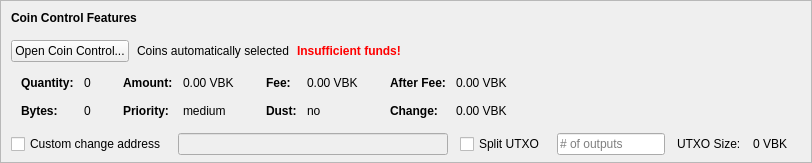
    <widget class="QFrame" name="frameCoinControl">
     <property name="sizePolicy">
      <sizepolicy hsizetype="Expanding" vsizetype="Expanding">
       <horstretch>0</horstretch>
       <verstretch>0</verstretch>
      </sizepolicy>
     </property>
     <property name="maximumSize">
      <size>
       <width>16777215</width>
       <height>16777215</height>
      </size>
     </property>
     <property name="frameShape">
      <enum>QFrame::StyledPanel</enum>
     </property>
     <property name="frameShadow">
      <enum>QFrame::Sunken</enum>
     </property>
     <layout class="QVBoxLayout" name="verticalLayoutCoinControl2">
      <property name="spacing">
       <number>0</number>
      </property>
      <property name="leftMargin">
       <number>0</number>
      </property>
      <property name="topMargin">
       <number>0</number>
      </property>
      <property name="rightMargin">
       <number>0</number>
      </property>
      <property name="bottomMargin">
       <number>6</number>
      </property>
      <item>
       <layout class="QVBoxLayout" name="verticalLayoutCoinControl" stretch="0,0,0,0,1">
        <property name="spacing">
         <number>0</number>
        </property>
        <property name="leftMargin">
         <number>10</number>
        </property>
        <property name="topMargin">
         <number>10</number>
        </property>
        <item>
         <layout class="QHBoxLayout" name="horizontalLayoutCoinControl1">
          <property name="bottomMargin">
           <number>15</number>
          </property>
          <item>
           <widget class="QLabel" name="labelCoinControlFeatures">
            <property name="sizePolicy">
             <sizepolicy hsizetype="Preferred" vsizetype="Maximum">
              <horstretch>0</horstretch>
              <verstretch>0</verstretch>
             </sizepolicy>
            </property>
            <property name="font">
             <font>
              <weight>75</weight>
              <bold>true</bold>
             </font>
            </property>
            <property name="styleSheet">
             <string notr="true">font-weight:bold;</string>
            </property>
            <property name="text">
             <string>Coin Control Features</string>
            </property>
           </widget>
          </item>
         </layout>
        </item>
        <item>
         <layout class="QHBoxLayout" name="horizontalLayoutCoinControl2" stretch="0,0,0,0">
          <property name="spacing">
           <number>8</number>
          </property>
          <property name="bottomMargin">
           <number>10</number>
          </property>
          <item>
           <widget class="QPushButton" name="pushButtonCoinControl">
            <property name="styleSheet">
             <string notr="true"/>
            </property>
            <property name="text">
             <string>Open Coin Control...</string>
            </property>
            <property name="autoDefault">
             <bool>false</bool>
            </property>
           </widget>
          </item>
          <item>
           <widget class="QLabel" name="labelCoinControlAutomaticallySelected">
            <property name="text">
             <string>Coins automatically selected</string>
            </property>
            <property name="margin">
             <number>5</number>
            </property>
           </widget>
          </item>
          <item>
           <widget class="QLabel" name="labelCoinControlInsuffFunds">
            <property name="font">
             <font>
              <weight>75</weight>
              <bold>true</bold>
             </font>
            </property>
            <property name="styleSheet">
             <string notr="true">color:red;font-weight:bold;</string>
            </property>
            <property name="text">
             <string>Insufficient funds!</string>
            </property>
            <property name="margin">
             <number>5</number>
            </property>
           </widget>
          </item>
          <item>
           <spacer name="horizontalSpacerCoinControl">
            <property name="orientation">
             <enum>Qt::Horizontal</enum>
            </property>
            <property name="sizeHint" stdset="0">
             <size>
              <width>40</width>
              <height>1</height>
             </size>
            </property>
           </spacer>
          </item>
         </layout>
        </item>
        <item>
         <widget class="QWidget" name="widgetCoinControl" native="true">
          <property name="sizePolicy">
           <sizepolicy hsizetype="Preferred" vsizetype="Preferred">
            <horstretch>0</horstretch>
            <verstretch>0</verstretch>
           </sizepolicy>
          </property>
          <property name="minimumSize">
           <size>
            <width>0</width>
            <height>0</height>
           </size>
          </property>
          <property name="styleSheet">
           <string notr="true"/>
          </property>
          <layout class="QHBoxLayout" name="horizontalLayoutCoinControl5">
           <property name="leftMargin">
            <number>0</number>
           </property>
           <property name="topMargin">
            <number>0</number>
           </property>
           <property name="rightMargin">
            <number>0</number>
           </property>
           <property name="bottomMargin">
            <number>0</number>
           </property>
           <item>
            <layout class="QHBoxLayout" name="horizontalLayoutCoinControl3" stretch="0,0,0,1">
             <property name="spacing">
              <number>20</number>
             </property>
             <property name="topMargin">
              <number>0</number>
             </property>
             <property name="bottomMargin">
              <number>10</number>
             </property>
             <item>
              <layout class="QFormLayout" name="formLayoutCoinControl1">
               <property name="horizontalSpacing">
                <number>10</number>
               </property>
               <property name="verticalSpacing">
                <number>14</number>
               </property>
               <property name="leftMargin">
                <number>10</number>
               </property>
               <property name="topMargin">
                <number>4</number>
               </property>
               <property name="rightMargin">
                <number>6</number>
               </property>
               <item row="0" column="0">
                <widget class="QLabel" name="labelCoinControlQuantityText">
                 <property name="font">
                  <font>
                   <weight>75</weight>
                   <bold>true</bold>
                  </font>
                 </property>
                 <property name="text">
                  <string>Quantity:</string>
                 </property>
                 <property name="margin">
                  <number>0</number>
                 </property>
                </widget>
               </item>
               <item row="0" column="1">
                <widget class="QLabel" name="labelCoinControlQuantity">
                 <property name="cursor">
                  <cursorShape>IBeamCursor</cursorShape>
                 </property>
                 <property name="contextMenuPolicy">
                  <enum>Qt::ActionsContextMenu</enum>
                 </property>
                 <property name="text">
                  <string notr="true">0</string>
                 </property>
                 <property name="margin">
                  <number>0</number>
                 </property>
                 <property name="textInteractionFlags">
                  <set>Qt::LinksAccessibleByMouse|Qt::TextSelectableByKeyboard|Qt::TextSelectableByMouse</set>
                 </property>
                </widget>
               </item>
               <item row="1" column="0">
                <widget class="QLabel" name="labelCoinControlBytesText">
                 <property name="font">
                  <font>
                   <weight>75</weight>
                   <bold>true</bold>
                  </font>
                 </property>
                 <property name="text">
                  <string>Bytes:</string>
                 </property>
                </widget>
               </item>
               <item row="1" column="1">
                <widget class="QLabel" name="labelCoinControlBytes">
                 <property name="cursor">
                  <cursorShape>IBeamCursor</cursorShape>
                 </property>
                 <property name="contextMenuPolicy">
                  <enum>Qt::ActionsContextMenu</enum>
                 </property>
                 <property name="text">
                  <string notr="true">0</string>
                 </property>
                 <property name="textInteractionFlags">
                  <set>Qt::LinksAccessibleByMouse|Qt::TextSelectableByKeyboard|Qt::TextSelectableByMouse</set>
                 </property>
                </widget>
               </item>
              </layout>
             </item>
             <item>
              <layout class="QFormLayout" name="formLayoutCoinControl2">
               <property name="horizontalSpacing">
                <number>10</number>
               </property>
               <property name="verticalSpacing">
                <number>14</number>
               </property>
               <property name="leftMargin">
                <number>6</number>
               </property>
               <property name="topMargin">
                <number>4</number>
               </property>
               <property name="rightMargin">
                <number>6</number>
               </property>
               <item row="0" column="0">
                <widget class="QLabel" name="labelCoinControlAmountText">
                 <property name="font">
                  <font>
                   <weight>75</weight>
                   <bold>true</bold>
                  </font>
                 </property>
                 <property name="text">
                  <string>Amount:</string>
                 </property>
                 <property name="margin">
                  <number>0</number>
                 </property>
                </widget>
               </item>
               <item row="0" column="1">
                <widget class="QLabel" name="labelCoinControlAmount">
                 <property name="cursor">
                  <cursorShape>IBeamCursor</cursorShape>
                 </property>
                 <property name="contextMenuPolicy">
                  <enum>Qt::ActionsContextMenu</enum>
                 </property>
                 <property name="text">
                  <string notr="true">0.00 VBK</string>
                 </property>
                 <property name="textInteractionFlags">
                  <set>Qt::LinksAccessibleByMouse|Qt::TextSelectableByKeyboard|Qt::TextSelectableByMouse</set>
                 </property>
                </widget>
               </item>
               <item row="1" column="0">
                <widget class="QLabel" name="labelCoinControlPriorityText">
                 <property name="font">
                  <font>
                   <weight>75</weight>
                   <bold>true</bold>
                  </font>
                 </property>
                 <property name="text">
                  <string>Priority:</string>
                 </property>
                </widget>
               </item>
               <item row="1" column="1">
                <widget class="QLabel" name="labelCoinControlPriority">
                 <property name="cursor">
                  <cursorShape>IBeamCursor</cursorShape>
                 </property>
                 <property name="contextMenuPolicy">
                  <enum>Qt::ActionsContextMenu</enum>
                 </property>
                 <property name="text">
                  <string>medium</string>
                 </property>
                 <property name="textInteractionFlags">
                  <set>Qt::LinksAccessibleByMouse|Qt::TextSelectableByKeyboard|Qt::TextSelectableByMouse</set>
                 </property>
                </widget>
               </item>
              </layout>
             </item>
             <item>
              <layout class="QFormLayout" name="formLayoutCoinControl3">
               <property name="horizontalSpacing">
                <number>10</number>
               </property>
               <property name="verticalSpacing">
                <number>14</number>
               </property>
               <property name="leftMargin">
                <number>6</number>
               </property>
               <property name="topMargin">
                <number>4</number>
               </property>
               <property name="rightMargin">
                <number>6</number>
               </property>
               <item row="0" column="0">
                <widget class="QLabel" name="labelCoinControlFeeText">
                 <property name="font">
                  <font>
                   <weight>75</weight>
                   <bold>true</bold>
                  </font>
                 </property>
                 <property name="text">
                  <string>Fee:</string>
                 </property>
                 <property name="margin">
                  <number>0</number>
                 </property>
                </widget>
               </item>
               <item row="0" column="1">
                <widget class="QLabel" name="labelCoinControlFee">
                 <property name="cursor">
                  <cursorShape>IBeamCursor</cursorShape>
                 </property>
                 <property name="contextMenuPolicy">
                  <enum>Qt::ActionsContextMenu</enum>
                 </property>
                 <property name="text">
                  <string notr="true">0.00 VBK</string>
                 </property>
                 <property name="textInteractionFlags">
                  <set>Qt::LinksAccessibleByMouse|Qt::TextSelectableByKeyboard|Qt::TextSelectableByMouse</set>
                 </property>
                </widget>
               </item>
               <item row="1" column="0">
                <widget class="QLabel" name="labelCoinControlLowOutputText">
                 <property name="font">
                  <font>
                   <weight>75</weight>
                   <bold>true</bold>
                  </font>
                 </property>
                 <property name="text">
                  <string>Dust:</string>
                 </property>
                </widget>
               </item>
               <item row="1" column="1">
                <widget class="QLabel" name="labelCoinControlLowOutput">
                 <property name="cursor">
                  <cursorShape>IBeamCursor</cursorShape>
                 </property>
                 <property name="contextMenuPolicy">
                  <enum>Qt::ActionsContextMenu</enum>
                 </property>
                 <property name="text">
                  <string>no</string>
                 </property>
                 <property name="textInteractionFlags">
                  <set>Qt::LinksAccessibleByMouse|Qt::TextSelectableByKeyboard|Qt::TextSelectableByMouse</set>
                 </property>
                </widget>
               </item>
              </layout>
             </item>
             <item>
              <layout class="QFormLayout" name="formLayoutCoinControl4">
               <property name="horizontalSpacing">
                <number>10</number>
               </property>
               <property name="verticalSpacing">
                <number>14</number>
               </property>
               <property name="leftMargin">
                <number>6</number>
               </property>
               <property name="topMargin">
                <number>4</number>
               </property>
               <property name="rightMargin">
                <number>6</number>
               </property>
               <item row="0" column="0">
                <widget class="QLabel" name="labelCoinControlAfterFeeText">
                 <property name="font">
                  <font>
                   <weight>75</weight>
                   <bold>true</bold>
                  </font>
                 </property>
                 <property name="text">
                  <string>After Fee:</string>
                 </property>
                 <property name="margin">
                  <number>0</number>
                 </property>
                </widget>
               </item>
               <item row="0" column="1">
                <widget class="QLabel" name="labelCoinControlAfterFee">
                 <property name="cursor">
                  <cursorShape>IBeamCursor</cursorShape>
                 </property>
                 <property name="contextMenuPolicy">
                  <enum>Qt::ActionsContextMenu</enum>
                 </property>
                 <property name="text">
                  <string notr="true">0.00 VBK</string>
                 </property>
                 <property name="textInteractionFlags">
                  <set>Qt::LinksAccessibleByMouse|Qt::TextSelectableByKeyboard|Qt::TextSelectableByMouse</set>
                 </property>
                </widget>
               </item>
               <item row="1" column="0">
                <widget class="QLabel" name="labelCoinControlChangeText">
                 <property name="font">
                  <font>
                   <weight>75</weight>
                   <bold>true</bold>
                  </font>
                 </property>
                 <property name="text">
                  <string>Change:</string>
                 </property>
                </widget>
               </item>
               <item row="1" column="1">
                <widget class="QLabel" name="labelCoinControlChange">
                 <property name="cursor">
                  <cursorShape>IBeamCursor</cursorShape>
                 </property>
                 <property name="contextMenuPolicy">
                  <enum>Qt::ActionsContextMenu</enum>
                 </property>
                 <property name="text">
                  <string notr="true">0.00 VBK</string>
                 </property>
                 <property name="textInteractionFlags">
                  <set>Qt::LinksAccessibleByMouse|Qt::TextSelectableByKeyboard|Qt::TextSelectableByMouse</set>
                 </property>
                </widget>
               </item>
              </layout>
             </item>
            </layout>
           </item>
          </layout>
         </widget>
        </item>
        <item>
         <layout class="QHBoxLayout" name="horizontalLayoutCoinControl4" stretch="0,0,0,0,0,0,0">
          <property name="spacing">
           <number>12</number>
          </property>
          <property name="sizeConstraint">
           <enum>QLayout::SetDefaultConstraint</enum>
          </property>
          <property name="topMargin">
           <number>5</number>
          </property>
          <property name="rightMargin">
           <number>5</number>
          </property>
          <item>
           <widget class="QCheckBox" name="checkBoxCoinControlChange">
            <property name="toolTip">
             <string>If this is activated, but the change address is empty or invalid, change will be sent to a newly generated address.</string>
            </property>
            <property name="text">
             <string>Custom change address</string>
            </property>
           </widget>
          </item>
          <item>
           <widget class="QValidatedLineEdit" name="lineEditCoinControlChange">
            <property name="enabled">
             <bool>false</bool>
            </property>
            <property name="sizePolicy">
             <sizepolicy hsizetype="Expanding" vsizetype="Fixed">
              <horstretch>0</horstretch>
              <verstretch>0</verstretch>
             </sizepolicy>
            </property>
           </widget>
          </item>
          <item>
           <widget class="QCheckBox" name="splitBlockCheckBox">
            <property name="text">
             <string>Split UTXO</string>
            </property>
           </widget>
          </item>
          <item>
           <widget class="QLineEdit" name="splitBlockLineEdit">
            <property name="sizePolicy">
             <sizepolicy hsizetype="Fixed" vsizetype="Fixed">
              <horstretch>50</horstretch>
              <verstretch>0</verstretch>
             </sizepolicy>
            </property>
            <property name="placeholderText">
             <string># of outputs</string>
            </property>
           </widget>
          </item>
          <item>
           <widget class="QLabel" name="labelBlockSizeText">
            <property name="text">
             <string>UTXO Size:</string>
            </property>
           </widget>
          </item>
          <item>
           <widget class="QLabel" name="labelBlockSize">
            <property name="text">
             <string>0 VBK</string>
            </property>
           </widget>
          </item>
          <item>
           <widget class="QLabel" name="labelCoinControlChangeLabel">
            <property name="sizePolicy">
             <sizepolicy hsizetype="Preferred" vsizetype="Expanding">
              <horstretch>0</horstretch>
              <verstretch>0</verstretch>
             </sizepolicy>
            </property>
            <property name="minimumSize">
             <size>
              <width>0</width>
              <height>0</height>
             </size>
            </property>
            <property name="text">
             <string/>
            </property>
            <property name="margin">
             <number>3</number>
            </property>
           </widget>
          </item>
         </layout>
        </item>
        <item>
         <spacer name="verticalSpacerCoinControl">
          <property name="orientation">
           <enum>Qt::Vertical</enum>
          </property>
          <property name="sizeHint" stdset="0">
           <size>
            <width>800</width>
            <height>1</height>
           </size>
          </property>
         </spacer>
        </item>
       </layout>
      </item>
     </layout>
    </widget>
